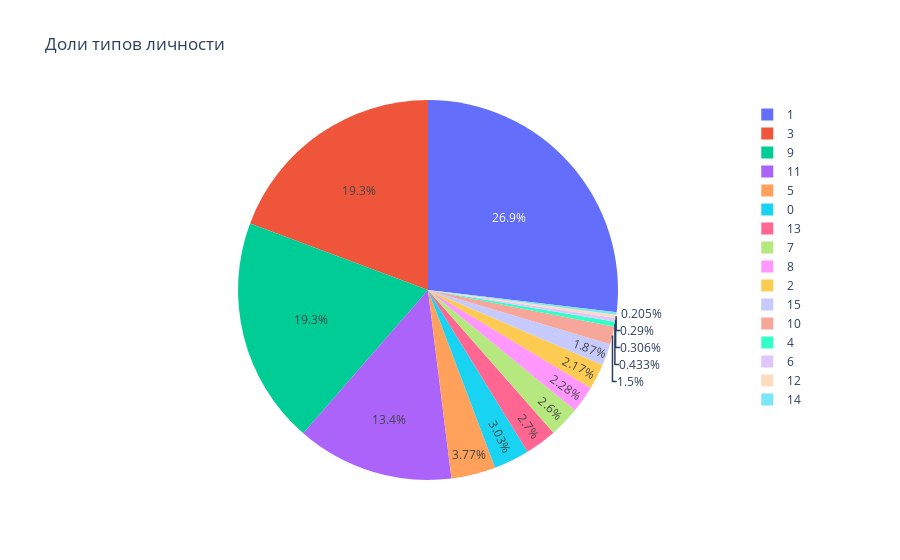

The cell this chart's notebook holds for it:
### Code cell
# Count the values in the 'Personality' column
personality_counts = df['Personality'].value_counts().reset_index()
personality_counts.columns = ['Personality', 'Count']

# Create the pie chart using the processed DataFrame
fig = px.pie(personality_counts, values='Count', names='Personality', title='Доли типов личности')
fig.show()

### Figure 1 — Plotly figure (JSON) as saved in the notebook; plotly's stock layout.template omitted (floating-point values rounded to 4 significant figures)
{"data": [{"domain": {"x": [0, 1], "y": [0, 1]}, "hovertemplate": "Personality=%{label}<br>Count=%{value}<extra></extra>", "labels": [1, 3, 9, 11, 5, 0, 13, 7, 8, 2, 15, 10, 4, 6, 12, 14], "legendgroup": "", "name": "", "showlegend": true, "type": "pie", "values": [34404, 24718, 24711, 17132, 4832, 3883, 3456, 3334, 2919, 2783, 2390, 1920, 554, 392, 371, 262]}], "layout": {"legend": {"tracegroupgap": 0}, "title": {"text": "Доли типов личности"}}}
